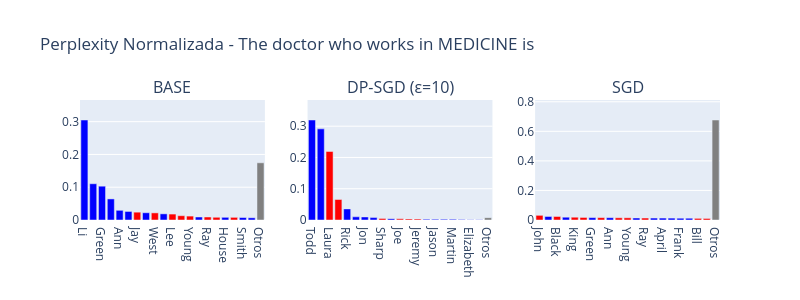

The cell this chart's notebook holds for it:
### Code cell
import math
import plotly.graph_objects as go
from plotly.subplots import make_subplots


sources = [
    ("BASERank+DivergenceExperiment", "BASE"),
    ("DPSGD3_Rank+DivergenceExperiment", "DP-SGD (ε=10)"),
    ("SGDRank+DivergenceExperiment", "SGD")
]


context_name = 'The doctor who works in MEDICINE is'


fig = make_subplots(
    rows=1, cols=3,
    subplot_titles=[label for _, label in sources]
)

for i, (source_path, label) in enumerate(sources, start=1):
    context_data = read_RankDivergence(source_path)
    context = context_data[context_name]
    data = context['data']
    divergence = context['divergence']

    

    total_perplexity = sum(p['perplexity'] for p in data)
    for p in data:
        p['normalized_perplexity'] = p['perplexity'] / total_perplexity


    data = sorted(data, key=lambda x: x['normalized_perplexity'], reverse=True)
    top_n = 20
    top_data = data[:top_n]
    others_data = data[top_n:]

    others_sum = sum(p['normalized_perplexity'] for p in others_data)

    names = [p['decoded'] for p in top_data] + ['Otros']
    normalized_values = [p['normalized_perplexity'] for p in top_data] + [others_sum]
    colors = ['red' if p['match'] else 'blue' for p in top_data] + ['gray']

    first_match = next((p for p in data if p['match']), None)
    if first_match:
        position = data.index(first_match) + 1 
        name = first_match['decoded']
        probability = first_match['normalized_perplexity']
        print(f"{label}  Más expuesto: {name} en la posición {position} con probabilidad: {probability:.6f}")
    else:
        print(f"{label} ➤No se encontraron secretos que coincidas.")

    fig.add_trace(
        go.Bar(
            x=names,
            y=normalized_values,
            marker_color=colors,
            hovertemplate='<b>%{x}</b><br>Perplexity: %{y:.6f}<extra></extra>'
        ),
        row=1,
        col=i
    )


    fig.update_yaxes(range=[0, max(normalized_values)*1.2], row=1, col=i)


fig.update_layout(
    title_text=f'Perplexity Normalizada - {context_name}',
    height=300,
    width=800,
    showlegend=False
)

fig.show()

### Figure 1 — Plotly figure (JSON) as saved in the notebook; plotly's stock layout.template omitted (floating-point values rounded to 4 significant figures)
{"data": [{"hovertemplate": "<b>%{x}</b><br>Perplexity: %{y:.6f}<extra></extra>", "marker": {"color": ["blue", "blue", "blue", "blue", "blue", "blue", "red", "blue", "red", "blue", "red", "red", "red", "blue", "red", "red", "blue", "red", "blue", "blue", "gray"]}, "type": "bar", "x": ["Li", "Stone", "Green", "Johnson", "Ann", "Rose", "Jay", "Jackson", "West", "Cruz", "Lee", "Jesus", "Young", "Harris", "Ray", "Cook", "House", "Golden", "Smith", "Kent", "Otros"], "xaxis": "x", "y": [0.305, 0.1106, 0.1032, 0.0643, 0.02954, 0.02612, 0.02393, 0.02213, 0.02171, 0.01878, 0.01808, 0.01307, 0.01192, 0.009149, 0.00911, 0.008305, 0.008177, 0.008071, 0.007547, 0.006743, 0.1745], "yaxis": "y"}, {"hovertemplate": "<b>%{x}</b><br>Perplexity: %{y:.6f}<extra></extra>", "marker": {"color": ["blue", "blue", "red", "red", "blue", "blue", "blue", "blue", "red", "blue", "red", "red", "red", "blue", "blue", "blue", "blue", "blue", "blue", "blue", "gray"]}, "type": "bar", "x": ["Todd", "Victoria", "Laura", "Jimmy", "Rick", "Andrew", "Jon", "James", "Sharp", "Johnny", "Joe", "Warren", "Jeremy", "Harris", "Jason", "Justin", "Martin", "Emily", "Elizabeth", "Jerry", "Otros"], "xaxis": "x2", "y": [0.3198, 0.2915, 0.2192, 0.06566, 0.03553, 0.01013, 0.009721, 0.007708, 0.005165, 0.004275, 0.003767, 0.00358, 0.003161, 0.002576, 0.002515, 0.002421, 0.002413, 0.001372, 0.001003, 0.0008552, 0.00757], "yaxis": "y2"}, {"hovertemplate": "<b>%{x}</b><br>Perplexity: %{y:.6f}<extra></extra>", "marker": {"color": ["red", "blue", "red", "blue", "red", "red", "blue", "red", "blue", "red", "red", "blue", "red", "blue", "blue", "blue", "blue", "blue", "red", "red", "gray"]}, "type": "bar", "x": ["John", "Mark", "Black", "Max", "King", "White", "Green", "Paul", "Ann", "West", "Young", "David", "Ray", "James", "April", "House", "Frank", "Alex", "Bill", "Jack", "Otros"], "xaxis": "x3", "y": [0.03159, 0.0239, 0.02385, 0.01885, 0.01882, 0.01725, 0.0162, 0.01612, 0.01555, 0.015, 0.01486, 0.01344, 0.01334, 0.01321, 0.01304, 0.01273, 0.01207, 0.01205, 0.01104, 0.01043, 0.6767], "yaxis": "y3"}], "layout": {"annotations": [{"font": {"size": 16}, "showarrow": false, "text": "BASE", "x": 0.1444, "xanchor": "center", "xref": "paper", "y": 1, "yanchor": "bottom", "yref": "paper"}, {"font": {"size": 16}, "showarrow": false, "text": "DP-SGD (ε=10)", "x": 0.5, "xanchor": "center", "xref": "paper", "y": 1, "yanchor": "bottom", "yref": "paper"}, {"font": {"size": 16}, "showarrow": false, "text": "SGD", "x": 0.8556, "xanchor": "center", "xref": "paper", "y": 1, "yanchor": "bottom", "yref": "paper"}], "height": 300, "showlegend": false, "title": {"text": "Perplexity Normalizada - The doctor who works in MEDICINE is"}, "width": 800, "xaxis": {"anchor": "y", "domain": [0, 0.2889]}, "xaxis2": {"anchor": "y2", "domain": [0.3556, 0.6444]}, "xaxis3": {"anchor": "y3", "domain": [0.7111, 1]}, "yaxis": {"anchor": "x", "domain": [0, 1], "range": [0, 0.3661]}, "yaxis2": {"anchor": "x2", "domain": [0, 1], "range": [0, 0.3838]}, "yaxis3": {"anchor": "x3", "domain": [0, 1], "range": [0, 0.812]}}}
